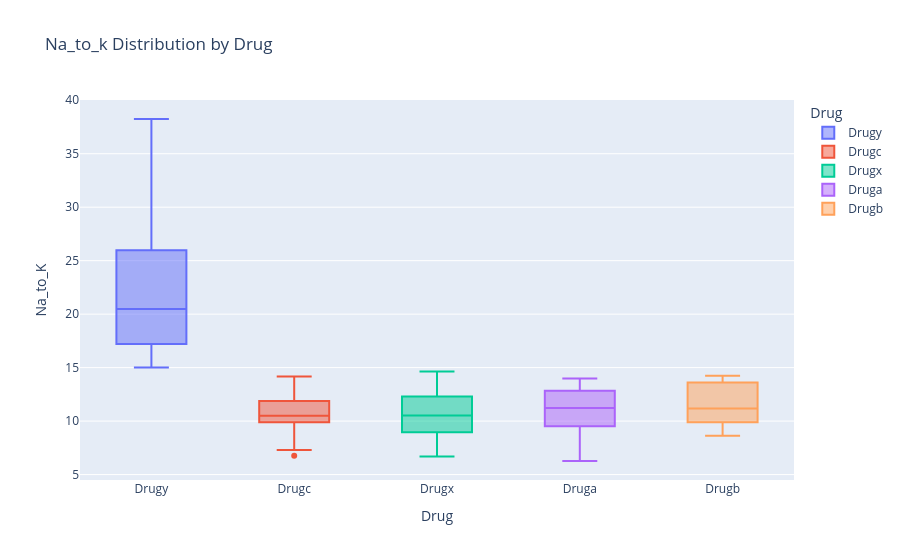

The notebook cell this image was saved under:
### Markdown cell above
**Analysis Questions:**
- Does the Na_to_K ratio influance which drug is prescribed?
- Is age related to a particular drug?
- Are blood pressure (BP) or cholesterol level related to drug choice?

### Code cell
fig = px.box(df, x='Drug', y='Na_to_K', color='Drug', 
             title='Na_to_k Distribution by Drug' )
fig.show()

### Figure 1 — Plotly figure (JSON) as saved in the notebook; plotly's stock layout.template omitted (floating-point values rounded to 4 significant figures)
{"data": [{"alignmentgroup": "True", "hovertemplate": "Drug=%{x}<br>Na_to_K=%{y}<extra></extra>", "legendgroup": "Drugy", "marker": {"color": "#636efa"}, "name": "Drugy", "notched": false, "offsetgroup": "Drugy", "orientation": "v", "showlegend": true, "type": "box", "x": ["Drugy", "Drugy", "Drugy", "Drugy", "Drugy", "Drugy", "Drugy", "Drugy", "Drugy", "Drugy", "Drugy", "Drugy", "Drugy", "Drugy", "Drugy", "Drugy", "Drugy", "Drugy", "Drugy", "Drugy", "Drugy", "Drugy", "Drugy", "Drugy", "Drugy", "Drugy", "Drugy", "Drugy", "Drugy", "Drugy", "Drugy", "Drugy", "Drugy", "Drugy", "Drugy", "Drugy", "Drugy", "Drugy", "Drugy", "Drugy", "Drugy", "Drugy", "Drugy", "Drugy", "Drugy", "Drugy", "Drugy", "Drugy", "Drugy", "Drugy", "Drugy", "Drugy", "Drugy", "Drugy", "Drugy", "Drugy", "Drugy", "Drugy", "Drugy", "Drugy", "Drugy", "Drugy", "Drugy", "Drugy", "Drugy", "Drugy", "Drugy", "Drugy", "Drugy", "Drugy", "Drugy", "Drugy", "Drugy", "Drugy", "Drugy", "Drugy", "Drugy", "Drugy", "Drugy", "Drugy", "Drugy", "Drugy", "Drugy", "Drugy", "Drugy", "Drugy", "Drugy", "Drugy", "Drugy", "Drugy", "Drugy"], "x0": " ", "xaxis": "x", "y": [25.36, 18.04, 16.27, 15.17, 19.37, 19.2, 15.38, 20.94, 15.52, 25.97, 19.13, 25.92, 30.57, 15.04, 33.49, 18.81, 30.37, 22.7, 17.95, 31.88, 19.22, 15.79, 31.69, 19.8, 19.42, 27.18, 18.46, 27.83, 18.7, 29.88, 20.69, 27.05, 24.66, 24.28, 19.68, 22.91, 17.07, 20.91, 19.16, 15.48, 23.09, 17.21, 16.59, 15.16, 29.45, 29.27, 15.02, 38.25, 25.39, 35.64, 16.73, 28.29, 20.01, 16.85, 18.3, 25.48, 27.06, 17.21, 22.46, 16.75, 25.97, 16.35, 33.54, 20.49, 32.92, 25.79, 21.04, 25.74, 15.44, 16.72, 22.96, 28.63, 19.01, 18.3, 26.64, 23.0, 17.23, 18.74, 18.35, 19.01, 15.97, 15.89, 22.82, 15.49, 37.19, 25.89, 35.0, 20.93, 18.99, 16.31, 34.69], "y0": " ", "yaxis": "y"}, {"alignmentgroup": "True", "hovertemplate": "Drug=%{x}<br>Na_to_K=%{y}<extra></extra>", "legendgroup": "Drugc", "marker": {"color": "#EF553B"}, "name": "Drugc", "notched": false, "offsetgroup": "Drugc", "orientation": "v", "showlegend": true, "type": "box", "x": ["Drugc", "Drugc", "Drugc", "Drugc", "Drugc", "Drugc", "Drugc", "Drugc", "Drugc", "Drugc", "Drugc", "Drugc", "Drugc", "Drugc", "Drugc", "Drugc"], "x0": " ", "xaxis": "x", "y": [13.09, 10.11, 11.04, 11.77, 7.298, 10.29, 14.16, 9.712, 10.07, 13.13, 8.151, 10.54, 10.44, 6.769, 11.57, 12.01], "y0": " ", "yaxis": "y"}, {"alignmentgroup": "True", "hovertemplate": "Drug=%{x}<br>Na_to_K=%{y}<extra></extra>", "legendgroup": "Drugx", "marker": {"color": "#00cc96"}, "name": "Drugx", "notched": false, "offsetgroup": "Drugx", "orientation": "v", "showlegend": true, "type": "box", "x": ["Drugx", "Drugx", "Drugx", "Drugx", "Drugx", "Drugx", "Drugx", "Drugx", "Drugx", "Drugx", "Drugx", "Drugx", "Drugx", "Drugx", "Drugx", "Drugx", "Drugx", "Drugx", "Drugx", "Drugx", "Drugx", "Drugx", "Drugx", "Drugx", "Drugx", "Drugx", "Drugx", "Drugx", "Drugx", "Drugx", "Drugx", "Drugx", "Drugx", "Drugx", "Drugx", "Drugx", "Drugx", "Drugx", "Drugx", "Drugx", "Drugx", "Drugx", "Drugx", "Drugx", "Drugx", "Drugx", "Drugx", "Drugx", "Drugx", "Drugx", "Drugx", "Drugx", "Drugx", "Drugx"], "x0": " ", "xaxis": "x", "y": [7.798, 8.607, 12.7, 11.46, 9.381, 8.75, 11.01, 14.13, 7.285, 13.94, 9.709, 9.084, 12.26, 12.29, 8.107, 10.9, 10.09, 8.37, 10.83, 10.61, 10.84, 7.761, 13.6, 11.42, 8.966, 8.968, 11.95, 6.683, 9.17, 13.77, 9.281, 9.514, 10.1, 7.845, 7.477, 13.6, 11.94, 10.06, 9.443, 12.01, 7.34, 7.261, 14.64, 12.92, 10.44, 12.86, 14.22, 12.88, 10.02, 13.88, 11.69, 9.894, 14.02, 11.35], "y0": " ", "yaxis": "y"}, {"alignmentgroup": "True", "hovertemplate": "Drug=%{x}<br>Na_to_K=%{y}<extra></extra>", "legendgroup": "Druga", "marker": {"color": "#ab63fa"}, "name": "Druga", "notched": false, "offsetgroup": "Druga", "orientation": "v", "showlegend": true, "type": "box", "x": ["Druga", "Druga", "Druga", "Druga", "Druga", "Druga", "Druga", "Druga", "Druga", "Druga", "Druga", "Druga", "Druga", "Druga", "Druga", "Druga", "Druga", "Druga", "Druga", "Druga", "Druga", "Druga", "Druga"], "x0": " ", "xaxis": "x", "y": [13.97, 9.445, 13.09, 9.475, 12.86, 11.2, 13.31, 11.33, 11.87, 12.85, 7.49, 10.29, 12.89, 6.269, 9.664, 12.31, 8.7, 11.23, 11.26, 12.77, 10.45, 10.4, 8.011], "y0": " ", "yaxis": "y"}, {"alignmentgroup": "True", "hovertemplate": "Drug=%{x}<br>Na_to_K=%{y}<extra></extra>", "legendgroup": "Drugb", "marker": {"color": "#FFA15A"}, "name": "Drugb", "notched": false, "offsetgroup": "Drugb", "orientation": "v", "showlegend": true, "type": "box", "x": ["Drugb", "Drugb", "Drugb", "Drugb", "Drugb", "Drugb", "Drugb", "Drugb", "Drugb", "Drugb", "Drugb", "Drugb", "Drugb", "Drugb", "Drugb", "Drugb"], "x0": " ", "xaxis": "x", "y": [9.567, 14.24, 10.19, 11.34, 13.3, 13.97, 13.93, 13.94, 9.677, 12.49, 10.98, 11.34, 8.621, 11.01, 9.945, 9.849], "y0": " ", "yaxis": "y"}], "layout": {"boxmode": "overlay", "legend": {"title": {"text": "Drug"}, "tracegroupgap": 0}, "title": {"text": "Na_to_k Distribution by Drug"}, "xaxis": {"anchor": "y", "categoryarray": ["Drugy", "Drugc", "Drugx", "Druga", "Drugb"], "categoryorder": "array", "domain": [0, 1], "title": {"text": "Drug"}}, "yaxis": {"anchor": "x", "domain": [0, 1], "title": {"text": "Na_to_K"}}}}
